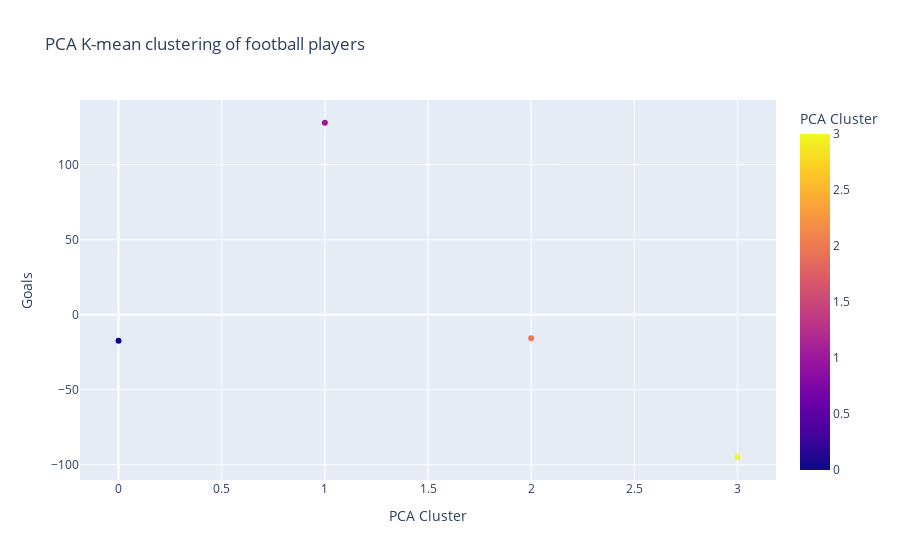

Write notebook code for a chart like this one.
### Code cell
fig = px.scatter(df_groupby,x="PCA Cluster",y="Goals",color="PCA Cluster",title="PCA K-mean clustering of football players")
fig.update_traces(textposition='top center')
fig.show()

### Figure 1 — Plotly figure (JSON) as saved in the notebook; plotly's stock layout.template omitted (floating-point values rounded to 4 significant figures)
{"data": [{"hovertemplate": "PCA Cluster=%{marker.color}<br>Goals=%{y}<extra></extra>", "legendgroup": "", "marker": {"color": [1, 2, 0, 3], "coloraxis": "coloraxis", "symbol": "circle"}, "mode": "markers", "name": "", "orientation": "v", "showlegend": false, "textposition": "top center", "type": "scatter", "x": [1, 2, 0, 3], "xaxis": "x", "y": [127.9, -15.6, -17.38, -94.96], "yaxis": "y"}], "layout": {"coloraxis": {"colorbar": {"title": {"text": "PCA Cluster"}}, "colorscale": [[0, "#0d0887"], [0.1111, "#46039f"], [0.2222, "#7201a8"], [0.3333, "#9c179e"], [0.4444, "#bd3786"], [0.5556, "#d8576b"], [0.6667, "#ed7953"], [0.7778, "#fb9f3a"], [0.8889, "#fdca26"], [1, "#f0f921"]]}, "legend": {"tracegroupgap": 0}, "title": {"text": "PCA K-mean clustering of football players"}, "xaxis": {"anchor": "y", "domain": [0, 1], "title": {"text": "PCA Cluster"}}, "yaxis": {"anchor": "x", "domain": [0, 1], "title": {"text": "Goals"}}}}
